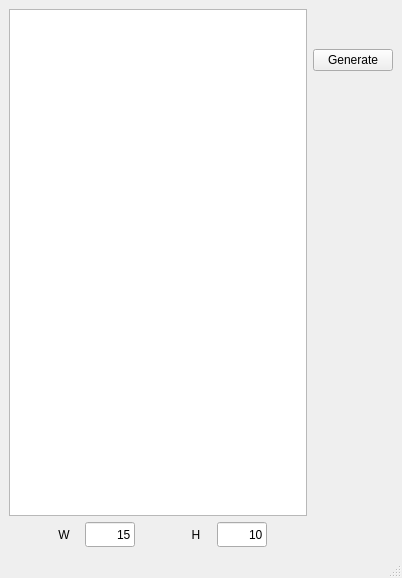
<?xml version="1.0" encoding="UTF-8"?>
<ui version="4.0">
 <class>MainWindow</class>
 <widget class="QMainWindow" name="MainWindow">
  <property name="geometry">
   <rect>
    <x>0</x>
    <y>0</y>
    <width>402</width>
    <height>578</height>
   </rect>
  </property>
  <property name="sizePolicy">
   <sizepolicy hsizetype="Expanding" vsizetype="Expanding">
    <horstretch>0</horstretch>
    <verstretch>0</verstretch>
   </sizepolicy>
  </property>
  <property name="windowTitle">
   <string>MainWindow</string>
  </property>
  <widget class="QWidget" name="centralwidget">
   <layout class="QHBoxLayout" name="horizontalLayout_2">
    <item>
     <layout class="QHBoxLayout" name="horizontalLayout_3">
      <property name="sizeConstraint">
       <enum>QLayout::SetNoConstraint</enum>
      </property>
      <item>
       <layout class="QVBoxLayout" name="verticalLayout_2">
        <item>
         <widget class="QGraphicsView" name="graphicsView">
          <property name="minimumSize">
           <size>
            <width>0</width>
            <height>0</height>
           </size>
          </property>
          <property name="autoFillBackground">
           <bool>true</bool>
          </property>
         </widget>
        </item>
        <item>
         <layout class="QHBoxLayout" name="horizontalLayout" stretch="4,1,2,2,1,2,4">
          <item>
           <spacer name="horizontalSpacer">
            <property name="orientation">
             <enum>Qt::Horizontal</enum>
            </property>
            <property name="sizeHint" stdset="0">
             <size>
              <width>40</width>
              <height>20</height>
             </size>
            </property>
           </spacer>
          </item>
          <item>
           <widget class="QLabel" name="label_width">
            <property name="sizePolicy">
             <sizepolicy hsizetype="Fixed" vsizetype="Fixed">
              <horstretch>0</horstretch>
              <verstretch>0</verstretch>
             </sizepolicy>
            </property>
            <property name="minimumSize">
             <size>
              <width>30</width>
              <height>25</height>
             </size>
            </property>
            <property name="text">
             <string>W</string>
            </property>
            <property name="alignment">
             <set>Qt::AlignCenter</set>
            </property>
           </widget>
          </item>
          <item>
           <widget class="QLineEdit" name="lineEditWidth">
            <property name="sizePolicy">
             <sizepolicy hsizetype="Fixed" vsizetype="Fixed">
              <horstretch>0</horstretch>
              <verstretch>0</verstretch>
             </sizepolicy>
            </property>
            <property name="minimumSize">
             <size>
              <width>50</width>
              <height>25</height>
             </size>
            </property>
            <property name="maximumSize">
             <size>
              <width>50</width>
              <height>25</height>
             </size>
            </property>
            <property name="text">
             <string>15</string>
            </property>
            <property name="alignment">
             <set>Qt::AlignRight|Qt::AlignTrailing|Qt::AlignVCenter</set>
            </property>
           </widget>
          </item>
          <item>
           <spacer name="horizontalSpacer_2">
            <property name="orientation">
             <enum>Qt::Horizontal</enum>
            </property>
            <property name="sizeType">
             <enum>QSizePolicy::Fixed</enum>
            </property>
            <property name="sizeHint" stdset="0">
             <size>
              <width>40</width>
              <height>20</height>
             </size>
            </property>
           </spacer>
          </item>
          <item>
           <widget class="QLabel" name="label_height">
            <property name="sizePolicy">
             <sizepolicy hsizetype="Fixed" vsizetype="Fixed">
              <horstretch>0</horstretch>
              <verstretch>0</verstretch>
             </sizepolicy>
            </property>
            <property name="minimumSize">
             <size>
              <width>30</width>
              <height>25</height>
             </size>
            </property>
            <property name="autoFillBackground">
             <bool>false</bool>
            </property>
            <property name="text">
             <string>H</string>
            </property>
            <property name="alignment">
             <set>Qt::AlignCenter</set>
            </property>
           </widget>
          </item>
          <item>
           <widget class="QLineEdit" name="lineEditHeight">
            <property name="sizePolicy">
             <sizepolicy hsizetype="Fixed" vsizetype="Fixed">
              <horstretch>0</horstretch>
              <verstretch>0</verstretch>
             </sizepolicy>
            </property>
            <property name="minimumSize">
             <size>
              <width>50</width>
              <height>25</height>
             </size>
            </property>
            <property name="maximumSize">
             <size>
              <width>50</width>
              <height>25</height>
             </size>
            </property>
            <property name="text">
             <string>10</string>
            </property>
            <property name="alignment">
             <set>Qt::AlignRight|Qt::AlignTrailing|Qt::AlignVCenter</set>
            </property>
           </widget>
          </item>
          <item>
           <spacer name="horizontalSpacer_3">
            <property name="orientation">
             <enum>Qt::Horizontal</enum>
            </property>
            <property name="sizeHint" stdset="0">
             <size>
              <width>40</width>
              <height>20</height>
             </size>
            </property>
           </spacer>
          </item>
         </layout>
        </item>
       </layout>
      </item>
      <item>
       <layout class="QVBoxLayout" name="verticalLayout">
        <item>
         <spacer name="verticalSpacer_2">
          <property name="orientation">
           <enum>Qt::Vertical</enum>
          </property>
          <property name="sizeType">
           <enum>QSizePolicy::Minimum</enum>
          </property>
          <property name="sizeHint" stdset="0">
           <size>
            <width>20</width>
            <height>40</height>
           </size>
          </property>
         </spacer>
        </item>
        <item>
         <widget class="QPushButton" name="pushButtonGenerate">
          <property name="text">
           <string>Generate</string>
          </property>
         </widget>
        </item>
        <item>
         <spacer name="verticalSpacer">
          <property name="orientation">
           <enum>Qt::Vertical</enum>
          </property>
          <property name="sizeHint" stdset="0">
           <size>
            <width>20</width>
            <height>40</height>
           </size>
          </property>
         </spacer>
        </item>
       </layout>
      </item>
     </layout>
    </item>
   </layout>
  </widget>
  <widget class="QStatusBar" name="statusbar"/>
 </widget>
 <resources/>
 <connections/>
</ui>
